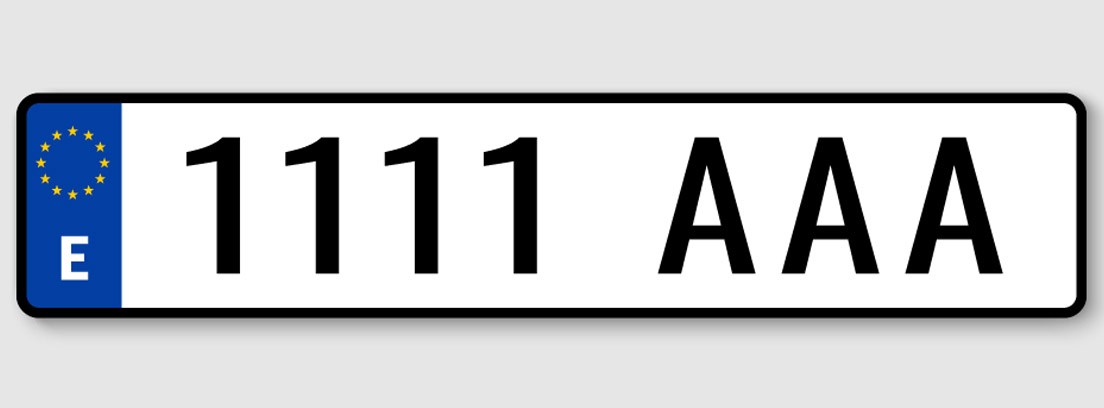
#> input picture imagenes/matricula1.jpg, 1104 x 408 px
$ python Procesador_Imagenes.py
#> lines starting #> are read from the running program, lines starting #| are printed output that depends on the picture; after the words box and inside, x2 and y2 are one past the last pixel; in counts of white or black regions, pixels touching at a corner belong together
import PIL
import cv2
import numpy as np
from pytesseract import image_to_string
import pytesseract
#from PIL import image
#instalacion de pyteseract
#Windows: https://medium.com/@marioruizgonzalez.mx/how-install-tesseract-orc-and-pytesseract-on-windows-68f011ad8b9b
#https://stackoverflow.com/questions/50655738/how-do-i-resolve-a-tesseractnotfounderror
#Además hay que añadirlo con pip install pytesseract
#Mi ruta del binario: C:\Users\gonzalez.locar20\AppData\Local\Programs\Tesseract-OCR
#Tambien hay que ayadir la ruta de la carpeta tessdata a la variable de entorno TESSDATA_PREFIX
#https://stackoverflow.com/questions/46567157/pytesseract-image-to-string-returns-windows-error-access-denied-error-in-python


pytesseract.pytesseract.tesseract_cmd = r'C:\Users\gonzalez.locar20\AppData\Local\Programs\Tesseract-OCR\tesseract.exe'

image = cv2.imread('../imagenes/matricula1.jpg')
#> image is the input picture: shape (408, 1104, 3); mean B, G, R 204, 200.2, 197.9
# Convert image to grayscale and sharpen image
gray = cv2.cvtColor(image, cv2.COLOR_BGR2GRAY)
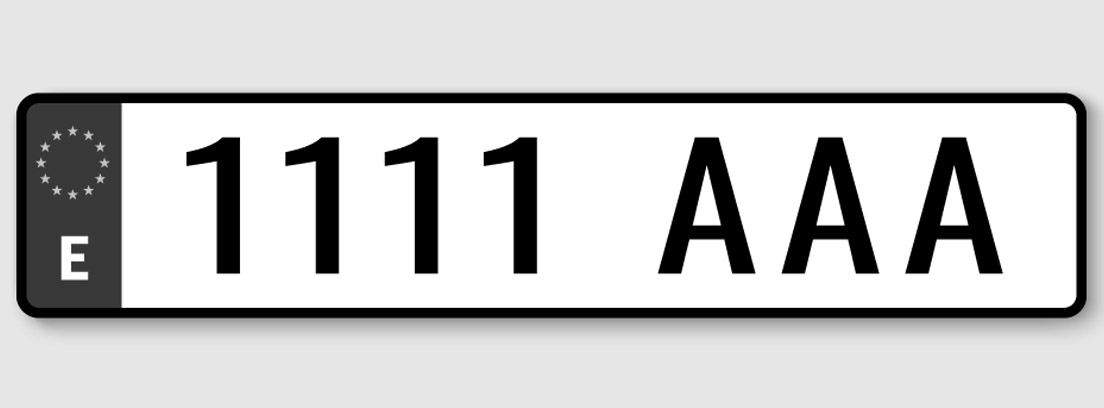
#> gray: shape (408, 1104); min 0, max 255, mean 199.9
#numpy.array(object, dtype=None, *, copy=True, order='K', subok=False, ndmin=0)
sharpen_kernel = np.array([[-1,-1,-1], [-1,9,-1], [-1,-1,-1]])
sharpen = cv2.filter2D(gray, -1, sharpen_kernel)
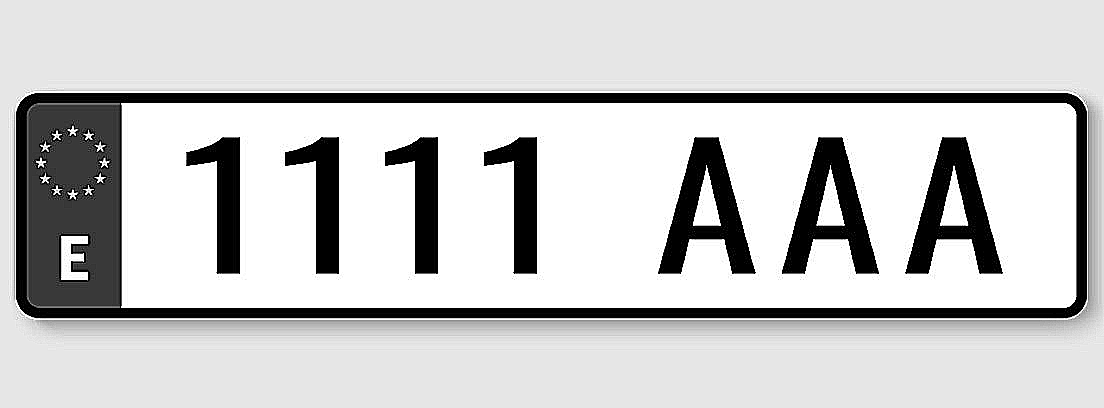
#> sharpen: shape (408, 1104); min 0, max 255, mean 200.7
# Adaptive threshold
# Perform morpholgical operations to clean image
# Invert image
thresh = cv2.threshold(sharpen, 0, 255, cv2.THRESH_BINARY_INV + cv2.THRESH_OTSU)[1]
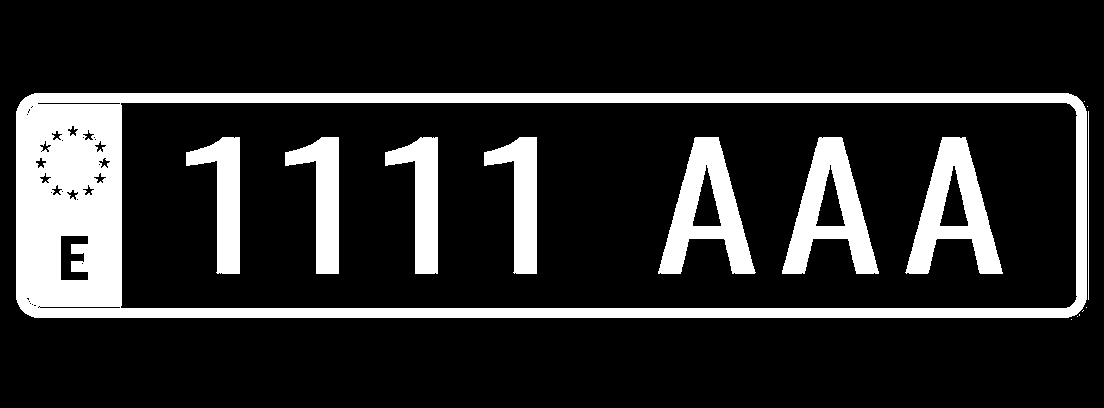
#> thresh: shape (408, 1104); 16.9% white; 16 white regions (7 under 20 px), largest, box (x1, y1, x2, y2) and area: (16, 93, 1087, 318) 43497, (658, 137, 756, 274) 5938, (905, 137, 1003, 274) 5936

kernel = cv2.getStructuringElement(cv2.MORPH_RECT, (3,3))
close = cv2.morphologyEx(thresh, cv2.MORPH_CLOSE, kernel, iterations=1)
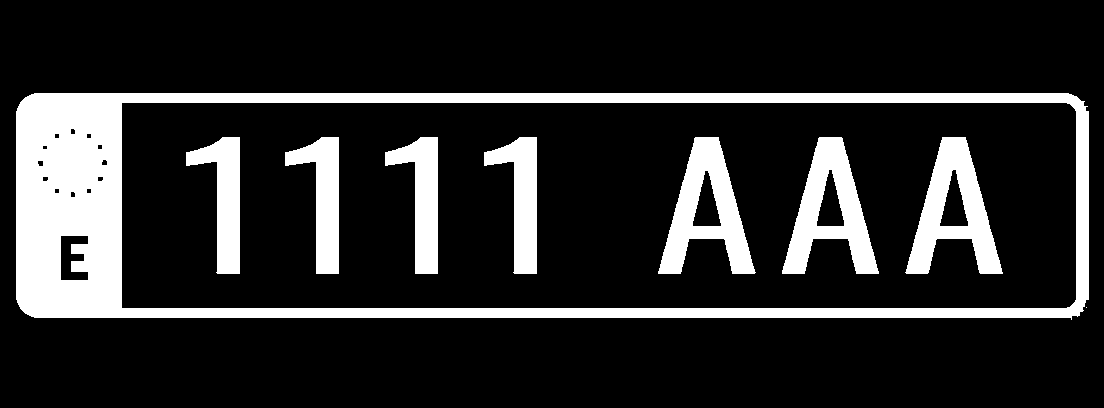
#> close: shape (408, 1104); 17% white; 9 white regions (1 under 20 px), largest, box (x1, y1, x2, y2) and area: (16, 93, 1089, 320) 44415, (658, 137, 756, 274) 5949, (905, 137, 1003, 274) 5948
result = 255 - close

cv2.imshow('result', result)
cv2.waitKey()

custom_config = r'--oem 3 --psm 6'
# pytesseract.image_to_string(result, config=custom_config)
print(pytesseract.image_to_string(image, config=custom_config))
#> (this line was passed over: pytesseract is not available in this run)
